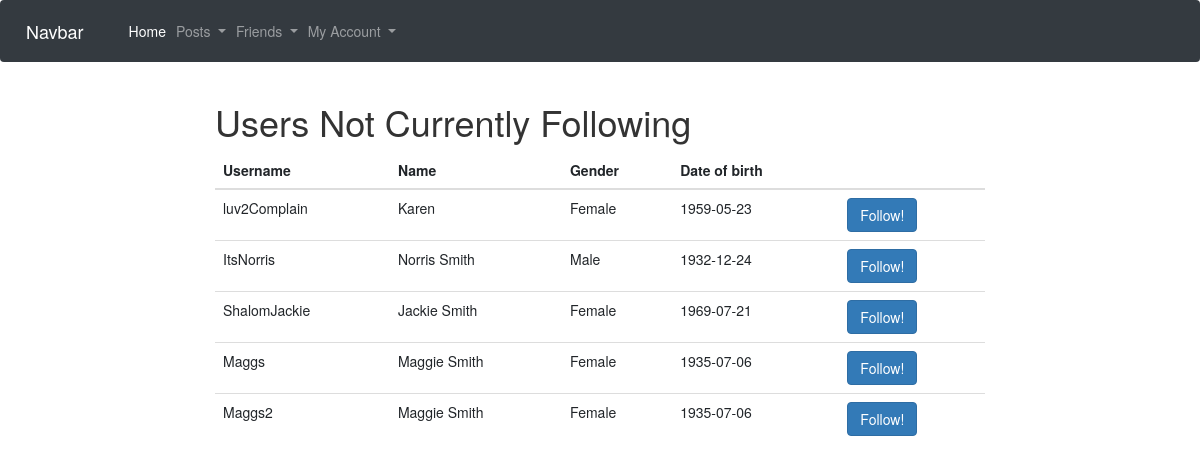
The page /findfollowers (signed in) on the database its author committed.
### app/models.py (models this page shows, shortened)
class User(UserMixin, db.Model):
    id = db.Column(db.Integer, primary_key=True)
    name = db.Column(db.String(120))
    username = db.Column(db.String(64), index=True, unique=True)
    password = db.Column(db.String(128))
    dob = db.Column(db.Date)
    gender = db.Column(db.String(20))
    posts = db.relationship('Post', backref='author', lazy='dynamic')
    friends = db.relationship('User',
                            secondary=friendship,
                            primaryjoin=id==friendship.c.user_id,
                            secondaryjoin=id==friendship.c.friend_id)

### app/views.py (the view)
@app.route('/findfollowers', methods=['GET', 'POST'])
@login_required
def findUsersToFollower():
    following = current_user.friends
    notFollowing = []
    current=0
    for user in User.query.all():
        for friends in current_user.friends:
            if user.id == friends.id:
                current=1
        if current==0:
            notFollowing.append(user)
        current=0
    return render_template('findusers.html', title="Find Users", users=notFollowing)

### app/models.py (called while the page is built)
@login.user_loader
def load_user(id):
    return User.query.get(int(id))

### app/templates/findusers.html
{% extends "base.html" %}
{% block content %}
<h1>Users Not Currently Following</h1>
<table class="table">
    <thead>
      <tr>
        <th>Username</th>
        <th>Name</th>
        <th>Gender</th>
        <th>Date of birth</th>
        <th></th>
      </tr>
    </thead>
    <tbody>
    {% for user in users %}
    <tr>
      <td>{{user.username}}</td>
      <td>{{user.name}}</td>
      <td>{{user.gender}}</td>
      <td>{{user.dob}}</td>
      <td><a href="/follow/{{user.id}}"><button type="button" class="btn btn-primary">Follow!</button></a></td>
    </tr>
    {% endfor %}
  </tbody>
</table>
{% endblock %}

### rows shown on the page
User: username "luv2Complain", name "Karen", gender "Female", dob "1959-05-23"
User: username "ItsNorris", name "Norris Smith", gender "Male", dob "1932-12-24"
User: username "ShalomJackie", name "Jackie Smith", gender "Female", dob "1969-07-21"
User: username "Maggs", name "Maggie Smith", gender "Female", dob "1935-07-06"
User: username "Maggs2", name "Maggie Smith", gender "Female", dob "1935-07-06"
